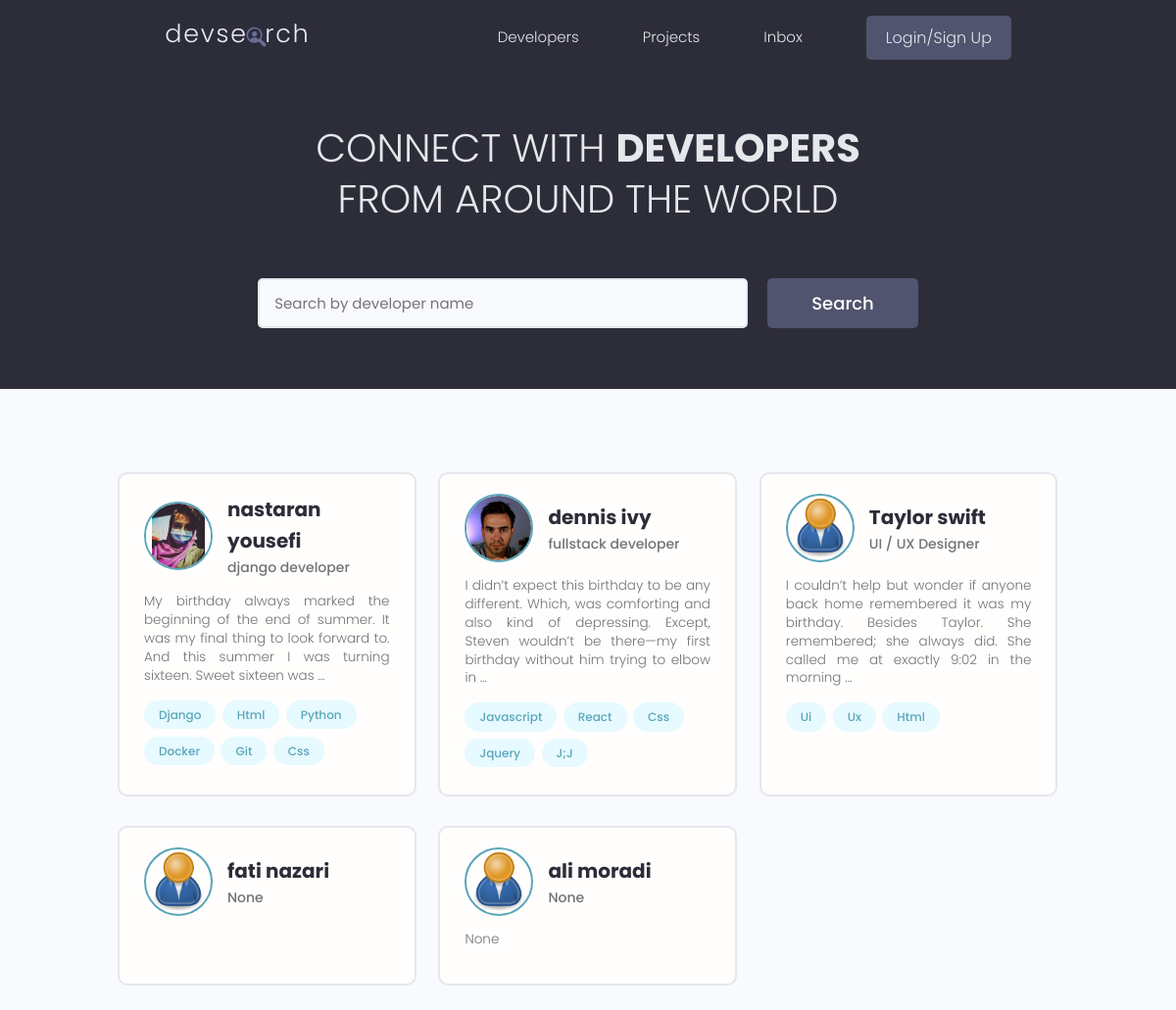
Before: / with the older database file.
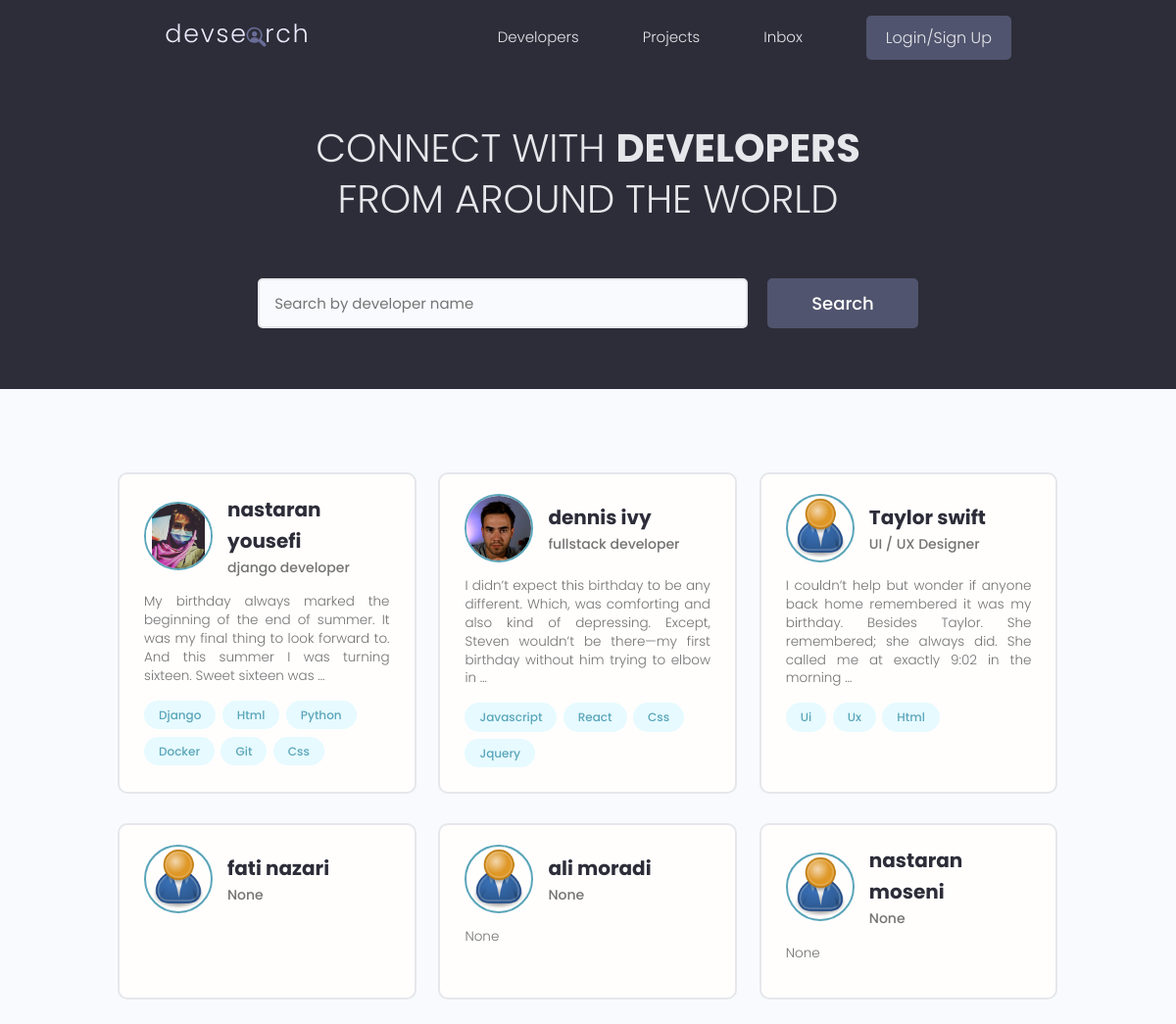
After: the same page with the newer database file.
### users/models.py (models this page shows, shortened)
class Profile(models.Model):
    user = models.OneToOneField(User, on_delete=models.CASCADE, null=True, blank=True)
    name = models.CharField(max_length=250, null=True, blank=True)
    username = models.CharField(max_length=250, null=True, blank=True)
    email = models.EmailField(max_length=500, blank=True, null=True)
    short_intro = models.CharField(max_length=200, blank=True, null=True)
    bio = models.TextField(blank=True, null=True)
    location = models.CharField(max_length=200, blank=True, null=True)
    profile_image = models.ImageField(blank=True, null=True, upload_to='profiles/',
                         default='profiles/user-default.png')
    social_github = models.CharField(max_length=500, blank=True, null=True)
    social_linkedin = models.CharField(max_length=500, blank=True, null=True)
    social_website = models.CharField(max_length=500, blank=True, null=True)
    social_twitter = models.CharField(max_length=500, blank=True, null=True)
    created = models.DateTimeField(auto_now_add=True)
    id = models.UUIDField(default=uuid.uuid4, unique=True, editable=False, primary_key=True)

class Skill(models.Model):
    owner = models.ForeignKey(Profile, on_delete=models.CASCADE)
    name = models.CharField(max_length=200, blank=True, null=True)
    description = models.TextField(null=True, blank=True)

### users/views.py (the view)
# urls.py: path('', views.profiles, name='profiles'),
def profiles(request):
    profiles = Profile.objects.all()
    context = {
        'profiles' : profiles,
    }
    return render(request, 'users/profiles.html', context)

### users/templates/users/profiles.html (shortened to what this page needs)
{% extends 'main.html' %}
{% block content %}
<main class="home">
    <section class="hero-section text-center">
      <div class="container container--narrow">
        <div class="hero-section__box">
          <h2>CONNECT WITH <span>DEVELOPERS</span></h2>
          <h2>FROM AROUND THE WORLD</h2>
        </div>
        <div class="hero-section__search">
          <form class="form" action="#" method="get">
            <div class="form__field">
              <input class="input input--text" id="formInput#search" type="text" name="text"
                placeholder="Search by developer name" />
            </div>
            <input class="btn btn--sub btn--lg" type="submit" value="Search" />
          </form>
        </div>
      </div>
    </section>
    <section class="devlist">
      <div class="container">
        <div class="grid grid--three">
        {% for profile in profiles %}
          <div class="column card">
            <div class="dev">
              <a href="{% url 'user-profile' profile.pk %}" class="card__body">
                <div class="dev__profile">
                  <img class="avatar avatar--md" src="{{ profile.profile_image.url }}" alt="image" />
                  <div class="dev__meta">
                    <h3>{{ profile.name }}</h3>
                    <h5>{{ profile.short_intro|truncatewords:6 }}</h5>
                  </div>
                </div>
                <p class="dev__info">{{ profile.bio|truncatewords:30 }}</p>
                <div class="dev__skills">
                    {% for skill in profile.skill_set.all|slice:'6' %}
                      <span class="tag tag--pill tag--main">
                        <small>{{ skill.name|title }}</small>
                      </span>
                    {% endfor %}
                </div>
              </a>
            </div>
          </div>
          {% endfor %}
        </div>
      </div>
    </section>
  </main>
{% endblock %}

### templates/main.html (shortened to what this page needs)
<!doctype html>
{% load static %}
<html lang="en">
<head>
  <link rel="stylesheet" href="https://cdn.iconmonstr.com/1.3.0/css/iconmonstr-iconic-font.min.css" />
  <link rel="stylesheet" href="{% static 'uikit/styles/uikit.css' %}" />
  <link rel="stylesheet" href="{% static 'styles/app.css' %}" />
</head>
<body>
{% include 'navbar.html' %}
{% block content %}
{% endblock %}
</body>
</html>

### templates/navbar.html (shortened to what this page needs)
{% load static %}
  <header class="header">
    <div class="container container--narrow">
      <a href="{% url 'profiles' %}" class="header__logo">
        <img src="{% static 'images/logo.svg' %}" alt="DevSearch Logo" />
      </a>
      <nav class="header__nav">
        <ul class="header__menu">
          <li class="header__menuItem"><a href="{% url 'profiles' %}">Developers</a></li>
          <li class="header__menuItem"><a href="{% url 'projects' %}">Projects</a></li>
          <li class="header__menuItem"><a href="">Inbox</a></li>
          {% if request.user.is_authenticated %}
            <li class="header__menuItem"><a href="{% url 'my-account' %}">My Account</a></li>
            <li class="header__menuItem"><a href="{% url 'logout' %}" class="btn btn--sub">Logout</a></li>
          {% else %}
            <li class="header__menuItem"><a href="{% url 'login' %}" class="btn btn--sub">Login/Sign Up</a></li>
          {% endif %}
        </ul>
      </nav>
    </div>
  </header>

### static/styles/app.css (style rules this page uses)
:root { --color-sub: #2d2d39; }
.btn--sub { background-color: var(--color-sub-light); }
.card { border: 2px solid var(--color-light); }
img { width: 100%; }
.header { position: sticky; z-index: 111; background-color: var(--color-sub); padding: 1.5rem 0; }
.header > .container { display: flex; justify-content: space-between; align-items: center; }
.header__logo > img { height: 3.8rem; }
.header__nav > ul { display: inline-flex; align-items: center; list-style: none; gap: 6.5rem; }
.header__menuItem > a { color: var(--color-light); font-weight: 300; }
.hero-section { height: 40vh; display: flex; align-items: center; background-color: var(--color-sub); }
.hero-section__box { margin-bottom: 4rem; }
.hero-section__box > h2, .hero-section__box > h2 > span { font-size: 4rem; color: var(--color-light); line-height: 1.3; text-transform: uppercase; }
.hero-section__box > h2 { font-weight: 300; }
.hero-section__box > h2 > span { font-weight: 700; }
.hero-section__search > .form { display: flex; align-items: center; justify-content: center; gap: 2rem; }
.hero-section__search > .form input.input--text { width: 50rem; }
.devlist { margin-top: 8rem; }
.devlist .grid { align-items: stretch; }
.devlist .dev .dev__profile { display: flex; align-items: center; gap: 1.5rem; }
.devlist .dev .dev__meta h3 { color: var(--color-sub); font-size: 2rem; font-weight: 700; }
.devlist .dev .dev__meta h5 { color: var(--color-text); font-size: 1.4rem; font-weight: 500; }
.devlist .dev .dev__info { margin: 1.5rem 0; font-size: 1.35rem; line-height: 1.4; text-align: justify; }

### static/uikit/styles/modules/_variables.css (style rules this page uses)
:root { --color-main: #5aa5b9; --color-main-light: #e6faff; --color-sub: #3f4156; --color-sub-light: #51546e; --color-sub-lighter: #ededfd; --color-text: #737373; --color-gray: #8b8b8b; --color-light: #e5e7eb; --color-light-gray: #767676; --color-bg: #f8fafd; --color-white: #fffefd; --color-white-light: #f3f3f3; --color-success: #359e64; --color-success-bg: #def8e8; --color-error: #fc4b0b; --color-error-bg: #fff2ee; --font-base: 'Poppins', arial, helvetica, 'Segoe UI', roboto, ubuntu, sans-serif; --font-monospace: 'Fira Code', 'Courier New', courier, monospace; --font-regular: 300; --font-medium: 500; --font-bold: 700; --generic-shadow: 1px 1px 5px #00000010; --generic-transition: all 0.3s ease-in-out; }

### static/uikit/styles/modules/_base.css (style rules this page uses)
* { margin: 0; padding: 0; box-sizing: border-box; text-rendering: optimizeLegibility; color: inherit; font-size: inherit; }
html { font-size: 50%; }
@media only screen and (min-width: 480px) { html { font-size: 56.25%; } }
@media only screen and (min-width: 1200px) { html { font-size: 62.5%; } }
body { line-height: 1.6; font-weight: 400; font-size: 1.5rem; color: var(--color-text); background-color: var(--color-bg); min-height: 100vh; }

### static/uikit/styles/modules/_typography.css (style rules this page uses)
* { font-family: var(--font-base); }
h2 { font-size: 3.6rem; font-weight: var(--font-bold); }
h3 { font-size: 3.2rem; font-weight: var(--font-medium); }
h5 { font-size: 2.4rem; font-weight: var(--font-medium); }
h5, h6 { font-weight: var(--font-regular); }
p, span, strong { font-size: 1.6rem; color: var(--color-text); font-weight: var(--font-regular); }
a { padding-bottom: 2px; text-decoration: none; display: inline-block; color: var(--color-main); font-weight: var(--font-medium); }

### static/uikit/styles/modules/_utilities.css (style rules this page uses)
.container { width: 92%; max-width: 165rem; margin: 0 auto; box-sizing: border-box; }
.container--narrow { width: 92%; max-width: 120rem; }
@media screen and (min-width: 1000px) { .container { width: 90%; } }
@media screen and (min-width: 1000px) { .container--narrow { width: 85%; } }
@media screen and (min-width: 1200px) { .container { width: 80%; } }
@media screen and (min-width: 1200px) { .container--narrow { width: 72%; } }
.text-center { text-align: center; }

### static/uikit/styles/modules/_avatar.css (style rules this page uses)
.avatar { border-radius: 50%; border: 2px solid var(--color-main); object-fit: cover; }
.avatar--md { height: 7rem; width: 7rem; }

### static/uikit/styles/modules/_button.css (style rules this page uses)
.btn { display: inline-block; position: relative; cursor: pointer; background-color: var(--color-light); font-weight: var(--font-medium); color: var(--color-sub); text-decoration: none; padding: 1rem 2rem; border-radius: 0.5rem; border: none; width: -webkit-fit-content; width: -moz-fit-content; width: fit-content; height: -webkit-fit-content; height: -moz-fit-content; height: fit-content; font-size: 1.6rem; outline-width: 0; outline-color: transparent; -webkit-backface-visibility: hidden; backface-visibility: hidden; transition: all 0.3s ease-in-out; }
.btn--sub { background-color: var(--color-sub); color: var(--color-white); }
.btn--lg { font-size: 1.8rem; padding: 1.2rem 4.5rem; }

Changed rows visible on the page:
removed Skill: name "J;J", shown under Profile "dennis ivy"
added Profile: profile_image (placeholder picture), name "nastaran moseni", short_intro "None", bio "None"
